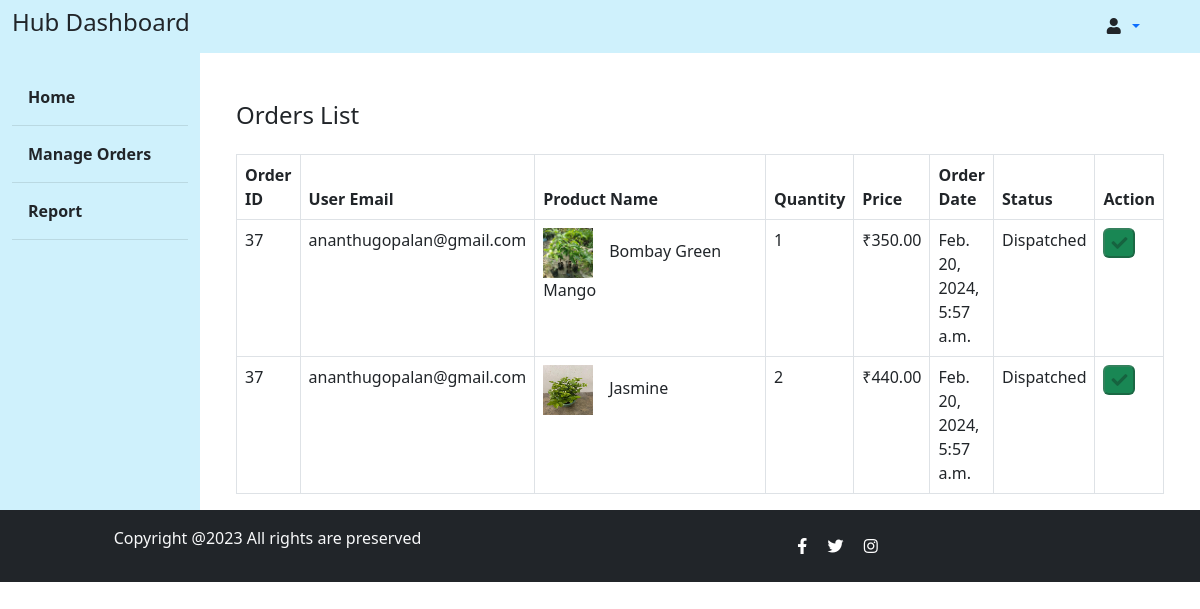
The page /hub_orders/ on the database its author committed.
### agriselect/models.py (models this page shows, shortened)
class Order(models.Model):
    class PaymentStatusChoices(models.TextChoices):
        PENDING = 'pending', 'Pending'
        SUCCESSFUL = 'successful', 'Successful'
        FAILED = 'failed', 'Failed'
    class OrderStatusChoices(models.TextChoices):
        REQUESTED = 'Requested', 'Requested'
        DISPATCHED = 'Dispatched', 'Dispatched'
        DELIVERED = 'Delivered', 'Delivered'
    user = models.ForeignKey(CustomUser, on_delete=models.CASCADE)
    cart_items = models.ManyToManyField('CartItem')  # Assuming the CartItem model has a reference to Product
    total_price = models.DecimalField(max_digits=10, decimal_places=2)
    order_date_only = models.DateField(default=timezone.now)
    order_date = models.DateTimeField(auto_now_add=True)
    razorpay_order_id = models.CharField(max_length=255, default=None)
    payment_status = models.CharField(
        max_length=20, choices=PaymentStatusChoices.choices, default=PaymentStatusChoices.PENDING)
    order_status = models.CharField(
        max_length=20, choices=OrderStatusChoices.choices, default=OrderStatusChoices.REQUESTED)
    accepted_by_store = models.BooleanField(default=False)

class CartItem(models.Model):
    class StatusChoices(models.TextChoices):
        ACTIVE = 'active', 'Active'
        CLEARED = 'cleared', 'Cleared'
        ORDERED = 'ordered', 'Ordered'
    user = models.ForeignKey(CustomUser, on_delete=models.CASCADE)
    product = models.ForeignKey(Product, on_delete=models.CASCADE)
    quantity = models.PositiveIntegerField(default=1)
    total_price = models.DecimalField(max_digits=10, decimal_places=2, default=0, null=True)
    status = models.CharField(
        max_length=10,null=True, choices=StatusChoices.choices, default=StatusChoices.ACTIVE
    )
    dispatched = models.BooleanField(default=False)
    accepted_by_store = models.BooleanField(default=False)

class Product(models.Model):
    class StatusChoices(models.TextChoices):
        IN_STOCK = 'in_stock', 'In Stock'
        DEACTIVATED = 'deactivated', 'Deactivated'
        OUT_OF_STOCK = 'out_of_stock', 'Out of Stock'
    class SeasonChoices(models.TextChoices):
        SPRING = 'spring', 'Spring'
        SUMMER = 'summer', 'Summer'
        AUTUMN = 'autumn', 'Autumn'
        WINTER = 'winter', 'Winter'
        MONSOON = 'monsoon', 'Monsoon'
    seller = models.ForeignKey(CustomUser, on_delete=models.CASCADE, default=None)
    product_name = models.CharField(max_length=100)
    description = models.TextField()
    stock = models.PositiveIntegerField(default=0)
    price = models.DecimalField(max_digits=10, decimal_places=2, default=0)
    product_category = models.CharField(max_length=100)
    product_subcategory = models.CharField(max_length=100)
    product_image = models.ImageField(upload_to='product_images/')
    average_rating = models.FloatField(default=0.0)
    status = models.CharField(
        max_length=20, choices=StatusChoices.choices, default=StatusChoices.IN_STOCK
    )
    season = models.ManyToManyField(
        'Season', related_name='products', blank=True
    )

### userapp/models.py (models this page shows, shortened)
class CustomUser(AbstractUser):
    username = None
    USERNAME_FIELD  = 'email'
    first_name = models.CharField(max_length=100, default='')
    last_name   = models.CharField(max_length=100, default='')
    email = models.EmailField(unique=True)
    password = models.CharField(max_length=128,null=True)
    is_customer = models.BooleanField(default=False)
    is_seller = models.BooleanField(default=False)
    hub_status = models.BooleanField(default=False)
    pan_number = models.CharField(max_length=25, null=True)
    REQUIRED_FIELDS = []

### agriselect/views.py (the view, shortened to what this page needs)
# urls.py: path('hub_orders/', views.hub_orders, name='hub_orders'),
def hub_orders(request):
    orders = Order.objects.filter(cart_items__dispatched=True).distinct()
    context = {'orders': orders}
    return render(request, 'hub_orders.html', context)

### template/hub_orders.html (shortened to what this page needs)
{% load static %}
<!DOCTYPE html>
<html lang="en">
<head>
    <link href="https://cdn.jsdelivr.net/npm/bootstrap@5.3.0-alpha1/dist/css/bootstrap.min.css" rel="stylesheet">
    <link rel="stylesheet" href="https://cdnjs.cloudflare.com/ajax/libs/font-awesome/5.15.3/css/all.min.css">
</head>
<body>
    <nav class="navbar navbar-expand-lg navbar-light" style="background: #cff1fc;">
        <div class="container-fluid">
            <h4 class="text-center">Hub Dashboard</h4>
            <div class="dropdown me-5">
                <a class="nav-icon position-relative text-decoration-none dropdown-toggle" href="#" id="userDropdown" role="button" data-bs-toggle="dropdown" aria-haspopup="true" aria-expanded="false">
                    <i class="fa fa-fw fa-user text-dark mr-3" ></i>
                </a>
            </div>
        </div>
    </nav>
    <div class="container-fluid">
        <div class="row">
            <nav id="sidebar" class="col-md-3 col-lg-2 d-md-block sidebar" style="background: #cff1fc;">
                <div class="position-sticky">
                    <ul class="nav flex-column mt-4">
                        <li class="nav-item">
                            <a class="nav-link active text-dark" aria-current="page" href="{% url 'hub_dashboard' %}"><strong>Home</strong></a>
                        </li>
                        <li class="pb-2 mb-2" style="border-bottom: 1px solid rgba(0, 0, 0, 0.1);">
                        <li class="nav-item">
                            <a class="nav-link text-dark" href="{% url 'hub_orders' %}"><strong>Manage Orders</strong></a>
                        </li>
                        <li class="pb-2 mb-2" style="border-bottom: 1px solid rgba(0, 0, 0, 0.1);">
                        <li class="nav-item">
                            <a class="nav-link text-dark" href="{% url 'hub_report' %}"><strong>Report</strong></a>
                        </li>
                        <li class="pb-2 mb-2" style="border-bottom: 1px solid rgba(0, 0, 0, 0.1);">
                    </ul>
                </div>
            </nav>
            <main class="col-md-9 ms-sm-auto col-lg-10 px-md-4">
                <div class="container mt-5">
                    <h4>Orders List</h4>
                    <table class="table table-bordered mt-4">
                        <thead>
                            <tr>
                                <th>Order ID</th>
                                <th>User Email</th>
                                <th>Product Name</th>
                                <th>Quantity</th>
                                <th>Price</th>
                                <th>Order Date</th>
                                <th>Status</th>
                                <th>Action</th>
                            </tr>
                        </thead>
                        <tbody>
                            {% for order in orders %}
                                {% for cart_item in order.cart_items.all %}
                                    {% if cart_item.dispatched %}
                                        <tr>
                                            <td>{{ order.id }}</td>
                                            <td>{{ order.user.email }}</td>
                                            <td style="width: 25%"><img class="me-3" src="{{ cart_item.product.product_image.url }}" alt="{{ cart_item.product.product_name }}" width="50" height="50">{{ cart_item.product.product_name }}</td>
                                            <td>{{ cart_item.quantity }}</td>
                                            <td>₹{{ cart_item.total_price }}</td>
                                            <td>{{ order.order_date }}</td>
                                            <td>
                                                {% if cart_item.dispatched %}
                                                    Dispatched
                                                {% else %}
                                                    Requested
                                                {% endif %}
                                            </td>
                                            <td>
                                                <form method="post" action="{% url 'hub_orders' %}">
                                                    {% if cart_item.accepted_by_store %}
                                                        <button type="submit" class="bg-success rounded" disabled><i class="fas fa-check"></i></button>
                                                    {% else %}
                                                        <button type="submit" class="bg-warning rounded" onclick="return confirm('Are you sure you want to accept this order?')">Accept</button>
                                                    {% endif %}
                                                </form>
                                            </td>
                                        </tr>
                                    {% endif %}
                                {% endfor %}
                            {% endfor %}
                        </tbody>
                    </table>
                </div>
            </main>
        </div>
    </div>
    <footer class="footer mt-auto py-3 bg-dark">
        <div class="container text-center">
            <div class="row text-center text-md-left align-items-center">
                <div class="col-md-5">
                    <p class="text-light">Copyright @2023 All rights are preserved</p>
                </div>
                <div class="col-md-7">
                    <a href="#" class="social-icons text-white"><i class="fab fa-facebook-f"></i></a>
                    <a href="#" class="social-icons text-white"><i class="fab fa-twitter"></i></a>
                    <a href="#" class="social-icons text-white"><i class="fab fa-instagram"></i></a>
                </div>
            </div>
        </div>
    </footer>
    </body>
</html>

### rows shown on the page
Order: id "37", user.email "ananthugopalan@gmail.com", order_date "Feb. 20, 2024, 5:57 a.m."
CartItem: product.product_image (picture), product.product_name "Bombay Green Mango", quantity "1", total_price "350.00", dispatched "Dispatched", accepted_by_store True (drawn)
CartItem: product.product_image (picture), product.product_name "Jasmine", quantity "2", total_price "440.00", dispatched "Dispatched", accepted_by_store True (drawn)
